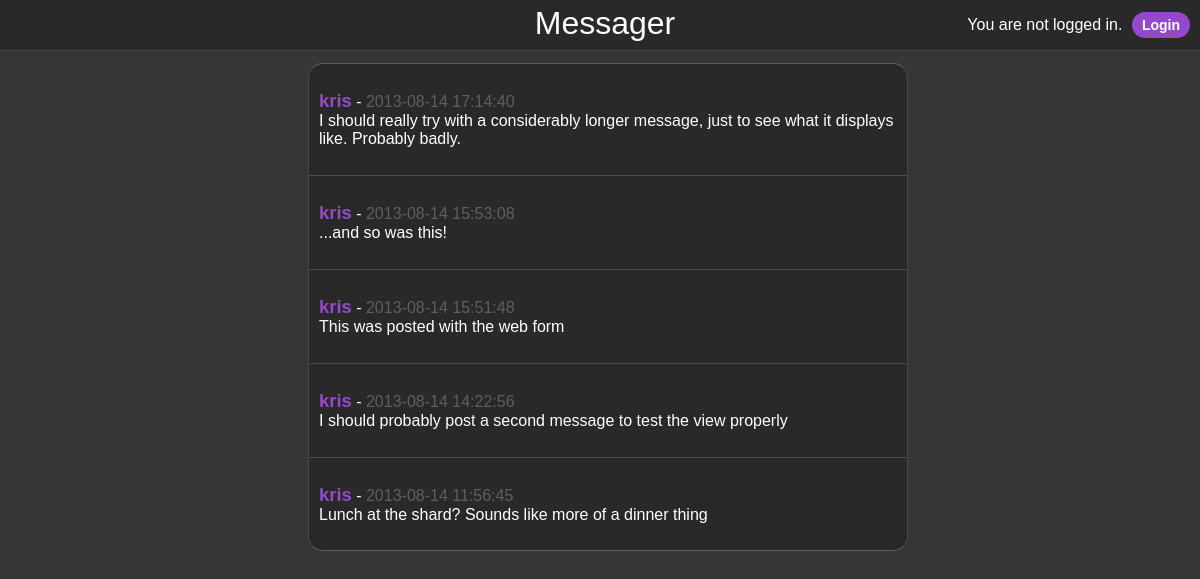
Page /user/view/kris on the committed database.
### tables this page shows
CREATE TABLE `Messages` (
  `user_username` varchar(128) NOT NULL,
  `text` varchar(256) NOT NULL,
  `posted_at` datetime default NULL,
  `id` int(11) NOT NULL auto_increment,
  PRIMARY KEY  (`id`),
  KEY `userbane` (`user_username`),
  CONSTRAINT `userbane` FOREIGN KEY (`user_username`) REFERENCES `Users` (`username`) ON DELETE CASCADE ON UPDATE CASCADE
);

### application/controllers/User.php (called while the page is built, shortened)
<?php
class User extends CI_Controller {
    public function view($name = NULL)
    {
        $this->load->model('Messages_model');
        $this->load->model('Users_model');
        $data['query'] = $this->Messages_model->getMessagesByPoster($name);
        $data['content'] = 'view_messages';
        $this->load->view('template/view_template', $data);
    }
}

### index.php (called while the page is built, shortened)
<?php
require_once BASEPATH.'core/CodeIgniter.php';

### application/models/Messages_model.php (called while the page is built, shortened)
<?php
class Messages_model extends CI_Model {
    public function getMessagesByPoster($name) {
        return $this->db->select('*')
                    ->from('Messages')
                    ->where('user_username', $name)
                    ->order_by('posted_at', 'DESC')
                    ->get()
                    ->result_array();
    }
}

### application/views/view_messages.php (the view, shortened to what this page needs)
<?php
    if(empty($query)) {
        echo "<div class='message'>No messages found!</div>";
    }
    else {
        foreach ($query as $row) {
            echo "<div class='message'><ul><li><span class='username'>".anchor(site_url(array('user/view', $row['user_username'])), $row['user_username']).
                    "</span> - <span class='posted-at'>".$row['posted_at']."</span></li><li>".$row['text']."</li></ul></div>";
        }
    }
?>

### assets/stylesheets/main.css (style rules this page uses)
body { background-color: #363636; color: #FFFFFF; font-family: "Trebuchet MS", Helvetica, sans-serif; padding-top: 40px; width: 100%; overflow-x: hidden; }
a { color: #9449ca; text-decoration: none; }
ul { list-style-type: none; padding: 0; }
.message { border-top: 1px solid #4b4b4b; border-bottom: 1px solid #2b2b2b; border-right: 1px solid #4b4b4b; border-left: 1px solid #4b4b4b; padding: 10px; background-color: #292929; }
.message:first-of-type { border-top: 1px solid #5f5f5f; border-radius: 15px 15px 0 0; }
.message:last-of-type { border-bottom: 1px solid #5f5f5f; border-radius: 0 0 15px 15px; }
.username { font-weight: bold; font-size: 115%; }
.posted-at { color: #5f5f5f; }

### rows in the picture
messages: user_username "kris", posted_at "2013-08-14 17:14:40", text "I should really try with a considerably longer message, just to see what it displays like. Probably badly."
messages: user_username "kris", posted_at "2013-08-14 15:53:08", text "...and so was this!"
messages: user_username "kris", posted_at "2013-08-14 15:51:48", text "This was posted with the web form"
messages: user_username "kris", posted_at "2013-08-14 14:22:56", text "I should probably post a second message to test the view properly"
messages: user_username "kris", posted_at "2013-08-14 11:56:45", text "Lunch at the shard? Sounds like more of a dinner thing"
